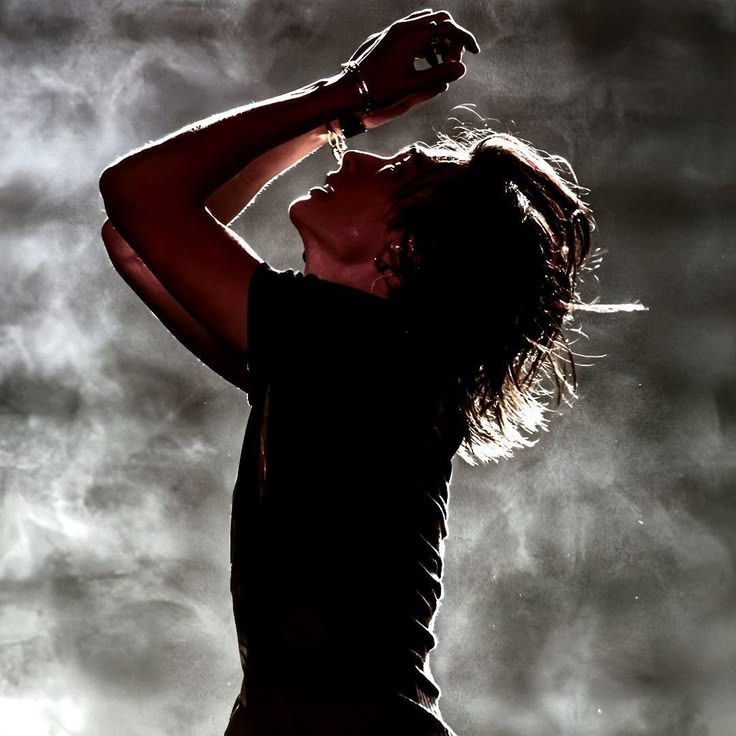
#> input picture OpenCV temel işlemler/04 CREATE IMAGE/hyunjin.jpg, 736 x 736 px
$ python create_image.py
#> lines starting #> are read from the running program, lines starting #| are printed output that depends on the picture; after the words box and inside, x2 and y2 are one past the last pixel; in counts of white or black regions, pixels touching at a corner belong together
import cv2 as cv
import numpy as np

path = 'OpenCV temel işlemler/'

img = cv.imread('hyunjin.jpg')
#> img is the input picture: shape (736, 736, 3); mean B, G, R 78.7, 81.6, 86.6
cv.namedWindow('hyunjin', cv.WINDOW_AUTOSIZE)
cv.imshow('hyunjin', img)
cv.waitKey(0)

m1 = np.copy(img)
m2 = img
#m1 de yapılan imgyi etkilemez, m2 deki imgyi etkiler
#resmin belli bi bölümü siyah olacak bu kısımdaki kodlarla

img[100:200, 200:300, :] = 0
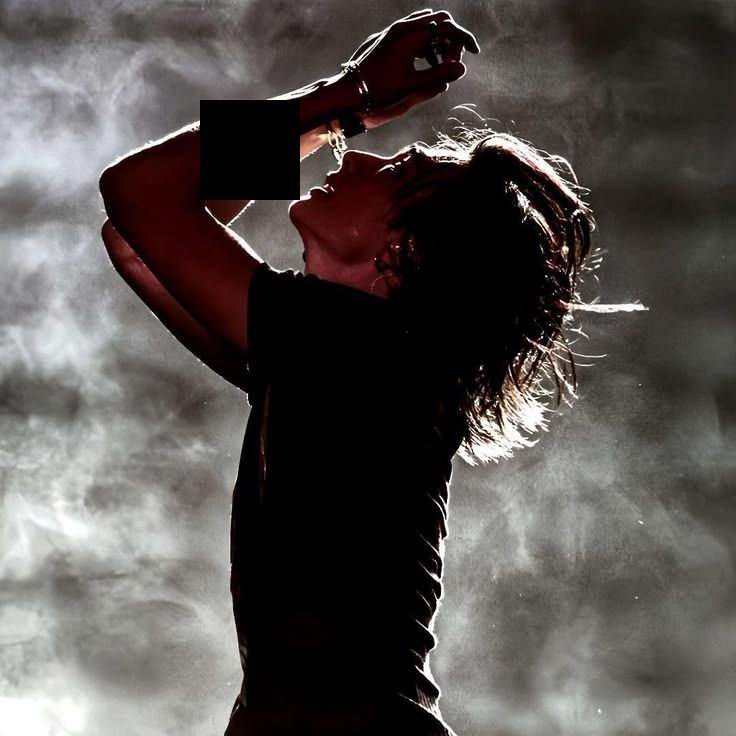
#> img: shape (736, 736, 3); 1.85% of pixels changed, all inside (x1, y1, x2, y2) = (200, 100, 300, 200)
cv.imshow('m1', m2)
cv.waitKey(0)

#resim boyutunda siyah görüntü için,
m3 = np.zeros(img.shape, img.dtype)
cv.imshow('m3', m3)
cv.waitKey(0)

#kendi seçtiğimiz boyutta siyah görüntü için
m4 = np.zeros([512, 512], np.uint8)
cv.imshow('m4', m4)
cv.waitKey(0)

#gri yapmak için
m5 = np.zeros([512, 512], np.uint8)
m5[:, :] = 127
cv.imshow('m5', m5)
cv.waitKey(0)

#özel şekil için
img = np.ones((512, 770, 3))
black = (0, 0, 0)
red = (0, 0, 255)
green = (0, 255, 0)


cv.rectangle(img, (480,250), (100,450), black, 8)
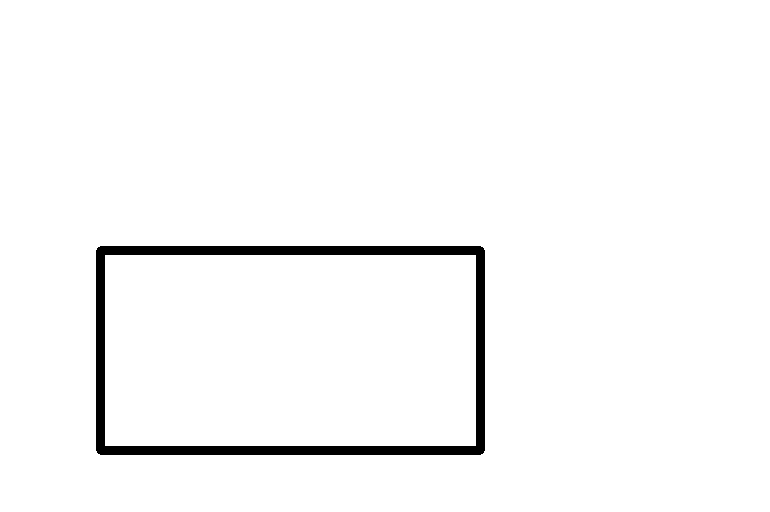
#> img: shape (512, 770, 3) float64; values 0 (black) and 1 (white), 97.4% white; 1 black region, box (x1, y1, x2, y2) and area: (96, 246, 485, 455) 10408
cv.rectangle(img, (580,150), (200,350), black, 8)
cv.line(img, (100,450), (200,350), black, 8)
cv.line(img, (480,250), (580,150), black, 8)
cv.line(img, (100,250), (200,150), black, 8)
cv.line(img, (480,450), (580,350), black, 8)
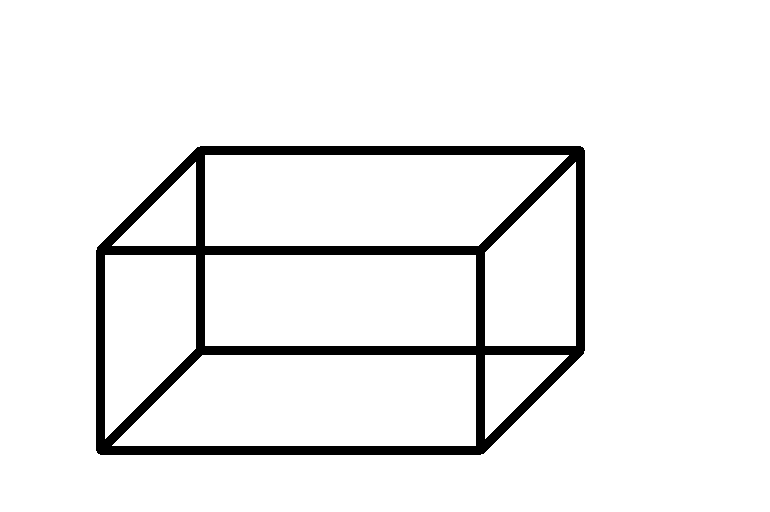
#> img: shape (512, 770, 3) float64; values 0 (black) and 1 (white), 93.6% white; 1 black region, box (x1, y1, x2, y2) and area: (96, 146, 585, 455) 25414

start_point = (150, 100)
font_thickness = 2
font_size = 1
font = cv.FONT_HERSHEY_DUPLEX

#cv.putText(img, 'www.harikaresimcizerim.com', start_point, font, font_size, green, font_thickness)
#font bilgisyarda olmadığı için hata veriyor
cv.imshow('dikdortgen', img)
cv.waitKey(0)
cv.destroyAllWindows(0)
